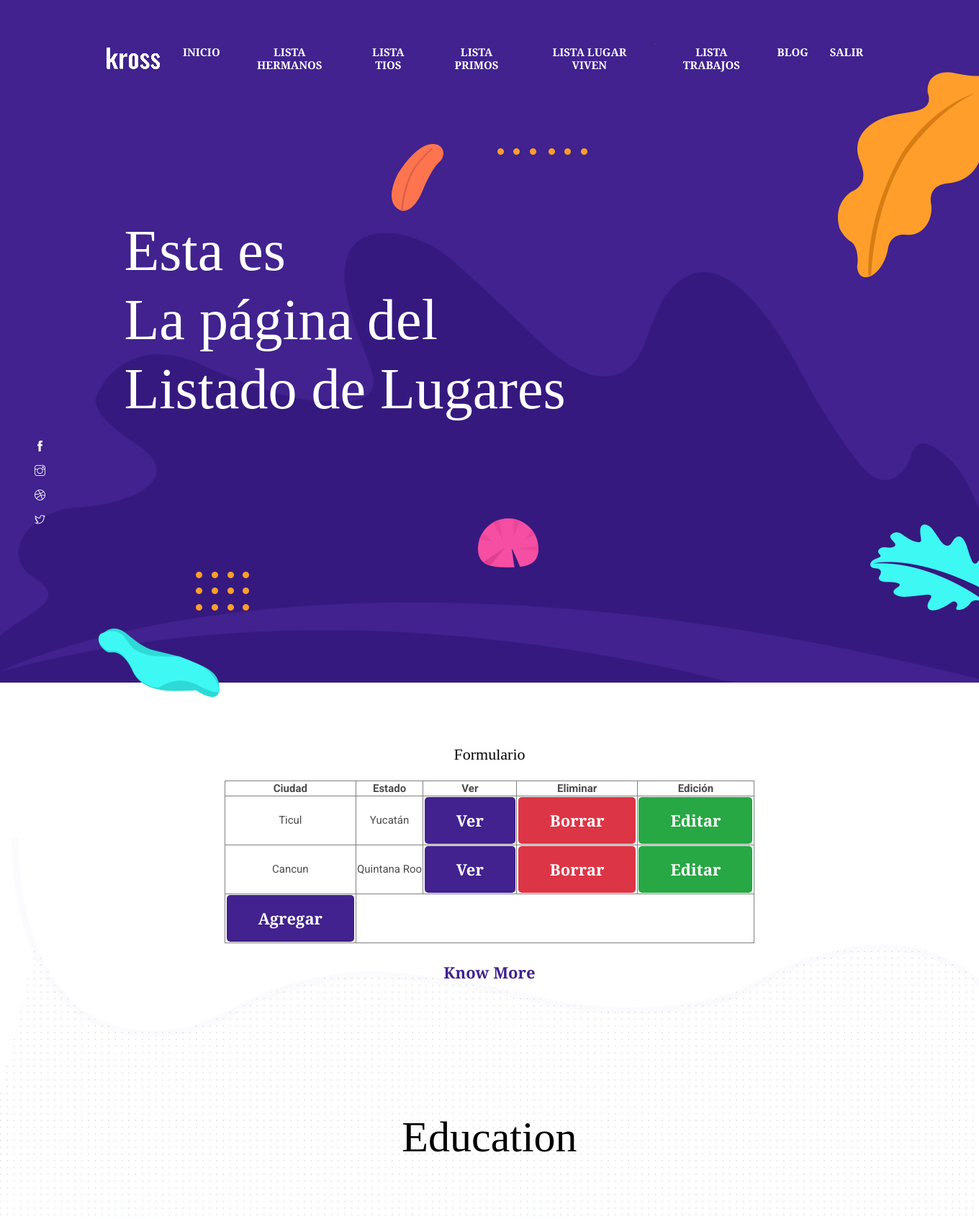
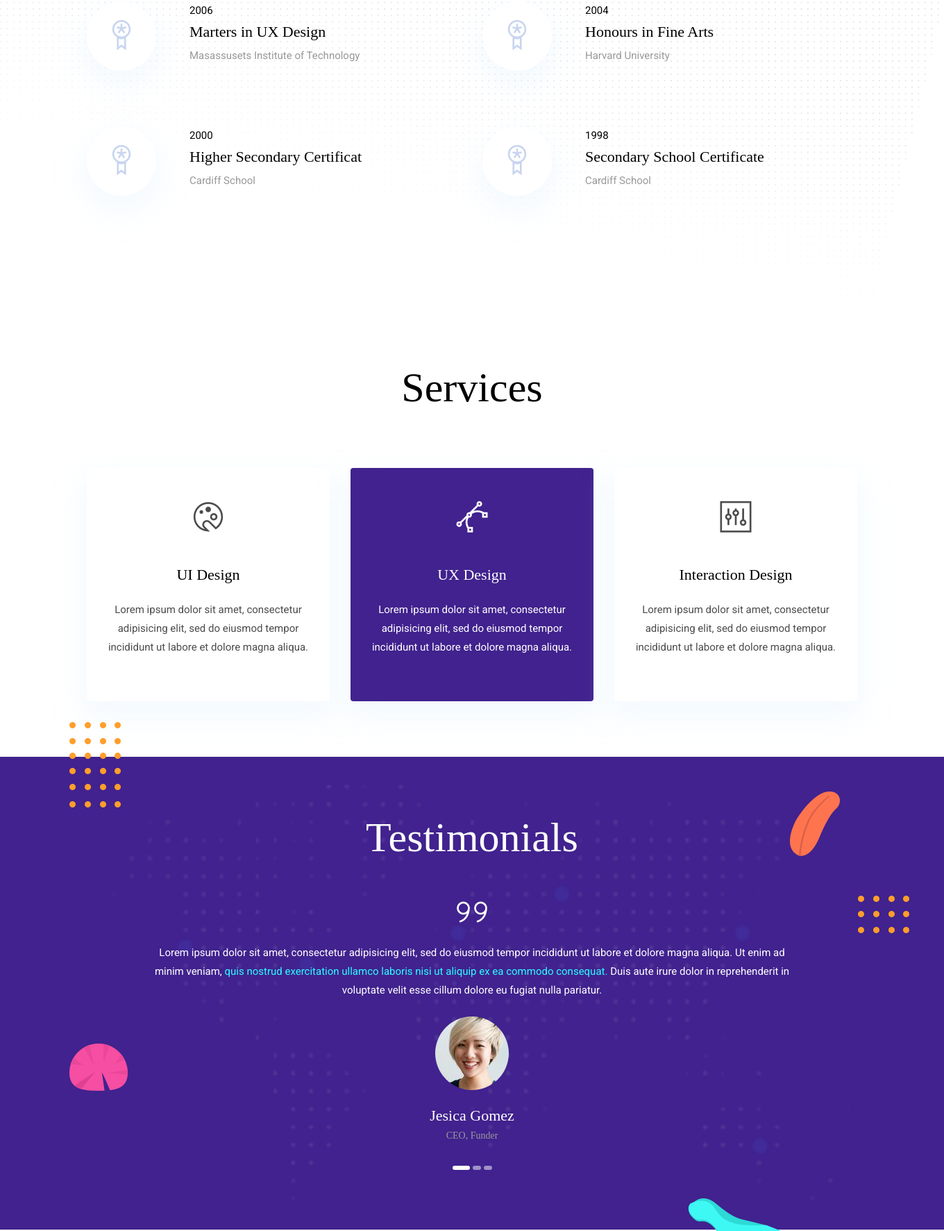
The app's page /Familia/Lugar/Lista/ (signed in, upper part) with its own data (2 pictures, top to bottom).
### Familia/models.py (models this page shows, shortened)
class Viven(models.Model):
    ciudad=models.CharField(max_length=50)
    estado=models.CharField(max_length=50)

### Familia/views.py (the view)
# urls.py: path('Lugar/Lista/',LugarLista.as_view(), name="LugarLista"),
class LugarLista(LoginRequiredMixin, ListView):
    model = Viven
    template_name='Familia/leerLugar.html'

### Familia/templates/Familia/leerLugar.html (shortened to what this page needs)
{% extends 'Familia/padre.html' %}
{% load static %}
{% block titulo %}
  <h1 class="text-white font-tertiary">Esta es<br>La página del<br>Listado de Lugares</h1>
{% endblock %}
{% block contenido %}
<p class="font-secondary paragraph-lg text-dark">Formulario</p>
<table border="1px" width ="80%" align="center" style="border-collapse:collapse; text-align:center;">
  <tr>
    <th>Ciudad</th>
    <th>Estado</th>
    <th>Ver</th>
    <th>Eliminar</th>
    <th>Edición</th>
  </tr>
  {% for Viven in object_list %}
  <tr>
    <td>{{Viven.ciudad}}</td>
    <td>{{Viven.estado}}</td>
    <td><a class="btn btn-primary" href="{% url 'LugarDetalle' Viven.id %}" >Ver</a></td>
    <td><a class="btn btn-danger" href="{% url 'LugarBorrar' Viven.id %}" >Borrar</a></td>
    <td><a class="btn btn-success" href="{% url 'LugarEditar' Viven.id %}">Editar</a></td>
  </tr>
{% endfor %}
<tr>
  <td><a class="btn btn-primary" href="{% url 'LugarCrear' %}">Agregar</a></td>
</tr>
</table>
{% endblock %}

### Familia/static/Familia/css/style.css (style rules this page uses)
body { line-height: 1.2; font-family: "Roboto", sans-serif; -webkit-font-smoothing: antialiased; font-size: 15px; color: #4c4c4c; }
p, .paragraph { font-weight: 400; color: #4c4c4c; font-size: 15px; line-height: 1.8; font-family: "Roboto", sans-serif; }
p-lg, .paragraph-lg { font-size: 22px; }
h1, h2, h3, h4, h5, h6 { color: #000; font-family: "Playfair Display", serif; line-height: 1.2; }
h1, .h1 { font-size: 80px; }
.btn { font-size: 22px; font-family: "Playfair Display", serif; text-transform: capitalize; padding: 16px 44px; border-radius: 5px; font-weight: 600; border: 0; position: relative; z-index: 1; transition: 0.2s ease; }
.btn-primary { background: #41228e; color: #fff; }
body { background-color: #fff; overflow-x: hidden; }
a, a:hover, a:focus { text-decoration: none; }
a, button, select { cursor: pointer; transition: 0.2s ease; }
.text-dark { color: #000 !important; }
.font-secondary { font-family: "Playfair Display", serif !important; }
.font-tertiary { font-family: "Playfair Display", serif !important; }
.hero-area h1 { position: relative; z-index: 2; }

### records on screen
Viven: ciudad "Ticul", estado "Yucatán"
Viven: ciudad "Cancun", estado "Quintana Roo"
